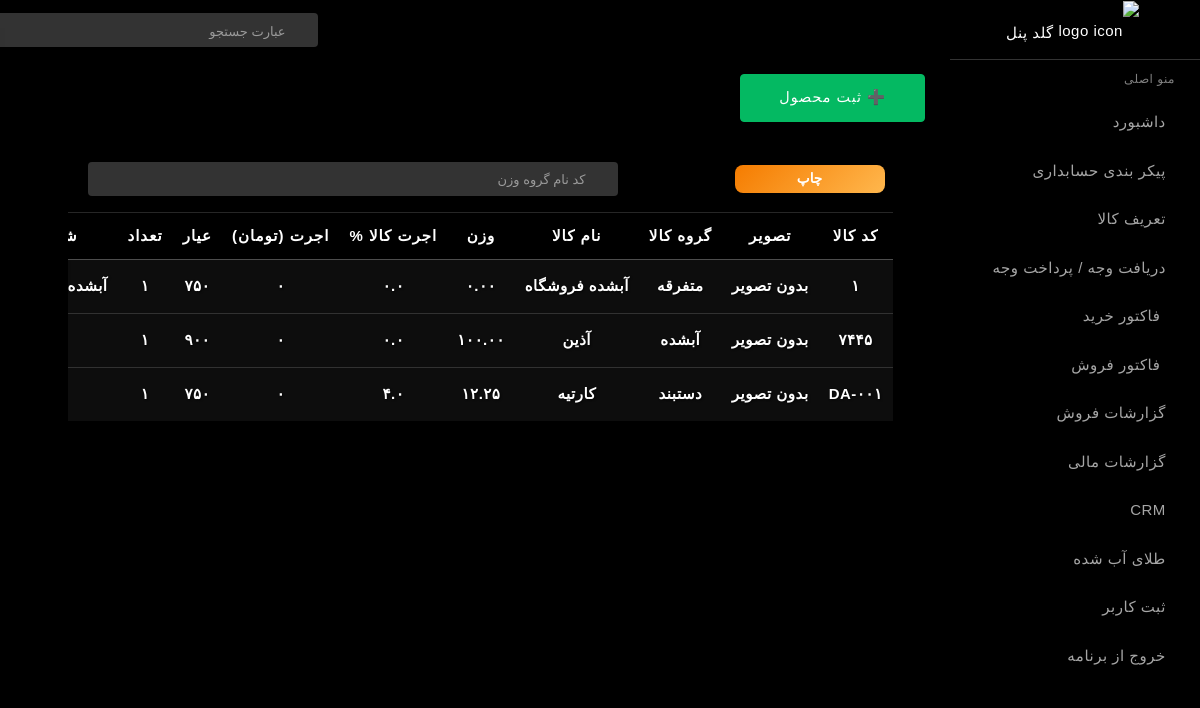
The app's page /product (signed in), older data.
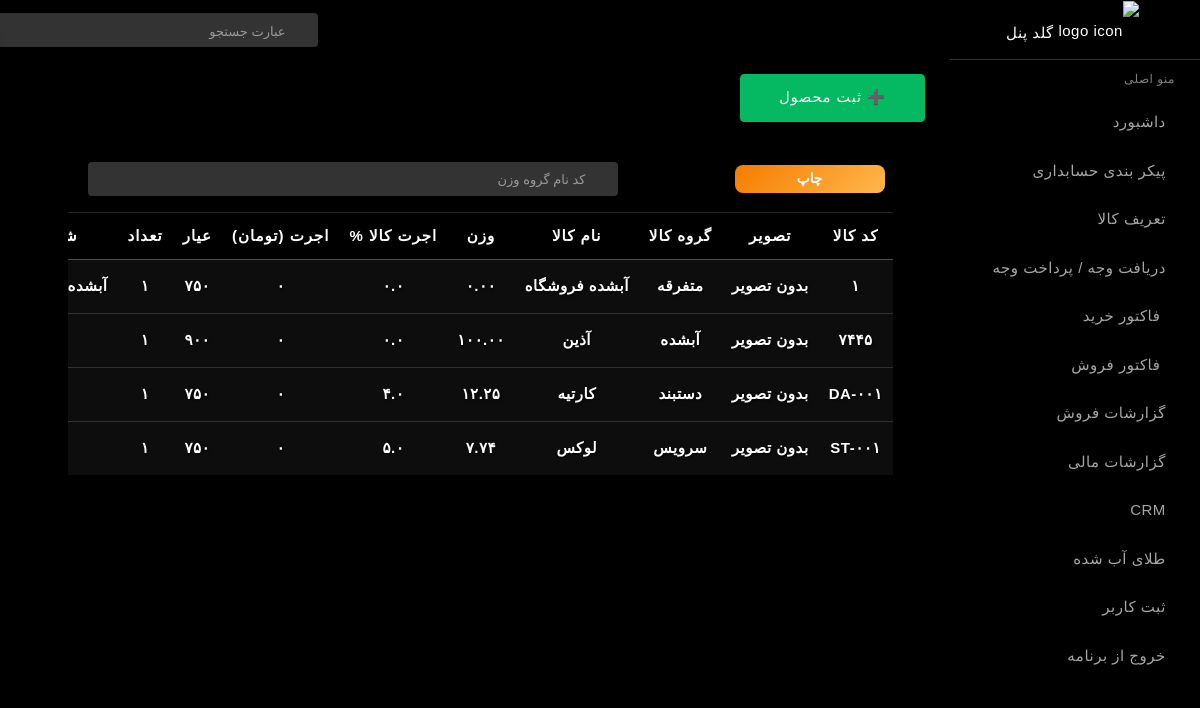
The same page, newer data.
### dashboard/models.py (models this page shows, shortened)
class Product(models.Model):
    CATEGORY_CHOICES = [
        ('ab','آبشده'),
        ('mot','متفرقه'),
        ('bracelet', 'دستبند'),
        ('earing', 'گوشواره'),
        ('neckles', 'گردنبند'),
        ('set','سرویس'),
        ('ring', 'انگشتر'),
        ("coine","سکه"),
        ("nimset","نیم ست"),
        ("medal","مدال"),
        ("zanjir","زنجیر"),
        ('other','سایر')
    ]
    code=models.CharField(max_length=10,unique=True)
    name = models.CharField(max_length=200)
    category = models.CharField(max_length=50, choices=CATEGORY_CHOICES, default='bracelet')
    weight = models.DecimalField(max_digits=8, decimal_places=2, null=False, blank=False)
    initial_weight = models.DecimalField(max_digits=10,decimal_places=2,null=True,blank=True,verbose_name="وزن اولیه خرید")
    description = models.TextField(blank=True, null=True)
    quantity = models.PositiveIntegerField(null=True, blank=True,default=0)
    image = models.ImageField(upload_to='products/', blank=True, null=True)
    purity = models.CharField(max_length=10, verbose_name="عیار",default='750')
    labor = models.DecimalField(max_digits=4, decimal_places=1, default=0 , null=True, blank=True)  # اجرت هر گرم طلا
    laborprice = models.DecimalField(max_digits=14, decimal_places=0, default=0 , null=True, blank=True)  # اجرت هر گرم طلا
    price = models.DecimalField(max_digits=14, decimal_places=0, default=0 , null=True, blank=True)
    barcode_image = models.TextField(blank=True, null=True)  # ذخیره base64
    created = models.DateTimeField(auto_now_add=True)

### dashboard/views.py (the view)
# urls.py: path('product',views.product_view,name='product'),
@login_required(login_url='/')  # مسیر صفحه لاگین شما
def product_view(request):
    if request.method=='POST':
        form = ProductForm(request.POST, request.FILES)
        if form.is_valid():
            form.save()
            return redirect('product')
        else:
            print(form.errors)
            print('notvalid')
    else:
        form = ProductForm()
    products = list(Product.objects.all())
    products.sort(key=lambda x: 0 if x.code == '1' else 1)
    categories = category_map
    return render(request,'product.html',{'form':form,'products':products,'categories':categories})

### dashboard/templatetags/jalali_tags.py (called while the page is built)
def to_persian_digits(value: str) -> str:
    if value is None:
        return ""
    value = str(value)
    for i, d in enumerate("0123456789"):
        value = value.replace(d, PERSIAN_DIGITS[i])
    return value

@register.filter
def persian_digits(value):
    return to_persian_digits(value)

@register.filter
def persian_intcomma(value):
    if value is None:
        return ""
    try:
        number = Decimal(str(value))
    except (InvalidOperation, ValueError):
        return to_persian_digits(value)
    parts = str(number).split(".")
    integer_part = int(parts[0])
    formatted_int = f"{integer_part:,}"  # سه رقم سه رقم جدا
    if len(parts) > 1:  # اگر اعشار داشت
        decimal_part = parts[1].rstrip("0")  # صفرهای اضافه آخر حذف بشه
        if decimal_part:
            formatted = f"{formatted_int}.{decimal_part}"
        else:
            formatted = formatted_int
    else:
        formatted = formatted_int
    return to_persian_digits(formatted)

### dashboard/templates/product.html (shortened to what this page needs)
{% extends "_newsidebar.html" %}
{% block content %}
{%load static %}
{% load jalali_tags %}
        <button type="button" class="btn btn-success btn-lg  mt-1 mb-3 flex-shrink-0 "
            data-bs-toggle="modal" data-bs-target="#addModal" >
            ➕ ثبت محصول
        </button>
        <div class="col-lg-12">
            <div class="card mt-1">
                <div class="card-body">
                    <div class="d-flex justify-content-between align-items-center mb-3">
                        <button id="printProducts" class="btn-action mr-2" style="width: 150px;">چاپ </button>
                        <form class="search-bar">
                            <input type="text" id="productSearchInput" class="form-control " placeholder="کد نام گروه وزن">
                            <a href="javascript:void();"><i class="icon-magnifier"></i></a>
                        </form>
                    </div>
                    <div class="table-container table-responsive">
                        <table class="table table-hover table-glass" id="productTable">
                            <thead>
                                <tr>
                                    <th>کد کالا</th>
                                    <th>تصویر</th>
                                    <th>گروه کالا</th>
                                    <th>نام کالا</th>
                                    <th>وزن</th>
                                    <th>اجرت کالا %</th>
                                    <th>اجرت (تومان)</th>
                                    <th>عیار</th>
                                    <th>تعداد</th>
                                    <th>شرح کالا</th>
                                </tr>
                            </thead>
                            <tbody>
                                {% for product in products %}
                                    <tr id="product-row-{{ product.id }}">
                                       <td class="td-code">{{product.code|persian_digits}}</td>
                                    <td class="td-image">
                                        {% if product.image %}
                                            <img src="{{ product.image.url }}" alt='{{product.name}}' width="50">
                                        {% else %}
                                            بدون تصویر
                                        {% endif %}
                                    </td>
                                    <td class="td-category" data-value="{{ product.category }}">{{ product.category|cat_fa }}</td>
                                    <td class="td-name">{{ product.name }}</td>
                                    <td class="td-weight">{{ product.weight|persian_digits }}</td>
                                    <td class="td-labor">{{ product.labor|floatformat:1|persian_digits }}</td>
                                    <td class="td-laborprice">{{ product.laborprice|persian_intcomma }}</td>
                                    <td class="td-purity">{{ product.purity|persian_digits }}</td>
                                    <td class="td-quantity">{{ product.quantity|persian_digits }}</td>
                                    <td class="td-description">{{ product.description|persian_digits}}</td>
                                </tr>
                                {% empty %}
                                <tr>
                                    <td colspan="10" class="text-center text-centered">هیچ محصولی ثبت نشده است.</td>
                                </tr>
                                {% endfor %}
                            </tbody>
                        </table>
                    </div>
                </div>
            </div>
        </div>
    </div>
{% endblock %}

Row changes from the older to the newer data that the page shows:
added Product: code|persian_digits "ST-۰۰۱", image "بدون تصویر", category|cat_fa "سرویس", name "لوکس", weight|persian_digits "۷.۷۴", labor|persian_digits "۵.۰", laborprice|persian_intcomma "۰", purity|persian_digits "۷۵۰", quantity|persian_digits "۱"
